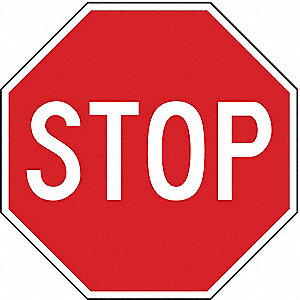
#> input picture matchingOcclusion/data/stopSignSample.jpg, 300 x 300 px
$ jupyter execute epipolar.ipynb   (Python 2 division)
#> lines starting #> are read from the running program, lines starting #| are printed output that depends on the picture; long printed decimals are rounded
[cell 1]
import numpy as np
import cv2 as cv
from matplotlib import pyplot as plt

MIN_MATCH_COUNT = 8

[cell 2]
img1 = cv.imread('data/stopSignSample.jpg',cv.IMREAD_GRAYSCALE)          # queryImage
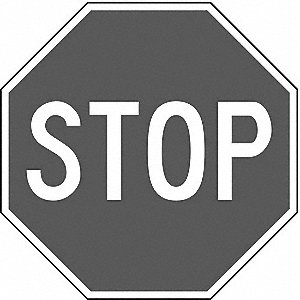
#> img1: shape (300, 300); min 0, max 255, mean 146.5
#img2 = cv.imread('data/stopSignSample2.jpg',cv.IMREAD_GRAYSCALE) # trainImage
img2 = cv.imread('data/sign2.ppm',cv.IMREAD_GRAYSCALE) # trainImage
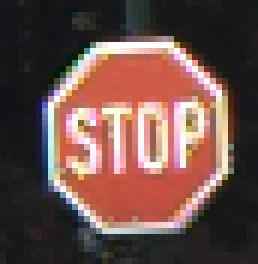
#> input picture matchingOcclusion/data/sign2.ppm, 43 x 44 px (shown 6 times larger)
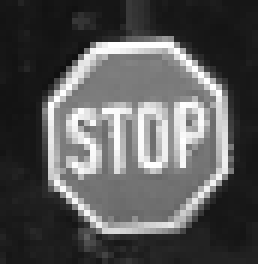
#> img2: shape (44, 43) (shown 6 times larger); min 16, max 255, mean 86.9

img1 = cv.GaussianBlur(img1,(9,9),7)
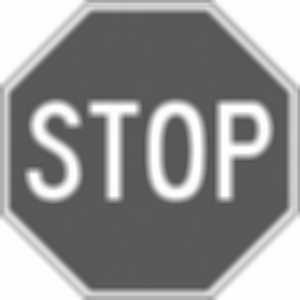
#> img1: shape (300, 300); min 80, max 255, mean 146.5
# img1 = cv.resize(img1,(100,100))
img2 = cv.resize(img2,(300,300))
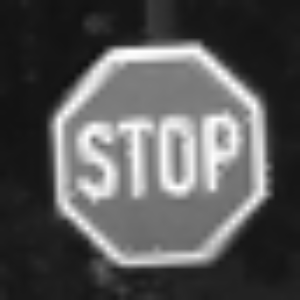
#> img2: shape (300, 300); min 17, max 255, mean 86.8


sift = cv.xfeatures2d.SIFT_create()
kp1, des1 = sift.detectAndCompute(img1,None)
#> kp1 = 45 keypoints; strongest (x, y, size): (244, 129, 15.4), (114, 190, 12.2), (225, 190, 11.7), (34, 179, 11.3)
kp2, des2 = sift.detectAndCompute(img2,None)
#> kp2 = 69 keypoints; strongest (x, y, size): (121, 56, 15.3), (194, 52, 16.3), (66, 207, 13.3), (99, 239, 11.9)

FLANN_INDEX_KDTREE = 0
index_params = dict(algorithm = FLANN_INDEX_KDTREE, trees = 5)
search_params = dict(checks = 50)

flann = cv.FlannBasedMatcher(index_params, search_params)

matches = flann.knnMatch(des1,des2,k=2)
#> matches = 45 matches

# store all the good matches as per Lowe's ratio test.
good = []
pts1 = []
pts2 = []


for m,n in matches:
    if m.distance < 0.7*n.distance:
        good.append(m)
        pts2.append(kp2[m.trainIdx].pt)
        pts1.append(kp1[m.queryIdx].pt)
#> this loop made 45 passes
#> after the loop, good = 11 matches; pts1 = [(55.2, 125.5), (96.81, 108), (100.2, 122.4), (113.7, 189.5), (113.7, 189.5), (113.8, 112.2), (175.9, 170.9), (175.9, 170.9), (175.9, 130.5), (224.9, 189.8), (227.2, 110.8)]; pts2 = [(95.38, 141.2), (123.6, 126), (128.6, 133), (137.8, 187.4), (137.8, 187.4), (134.7, 127.7), (177.9, 172.9), (177.9, 172.9), (176.9, 142.2), (212, 184.3), (211.3, 122.7)]

plt.imshow(img1)

[cell 3]
if len(good)>MIN_MATCH_COUNT:
    print "Matches Found - %d" % (len(good))
#| Matches Found - 11
    src_pts = np.float32([ kp1[m.queryIdx].pt for m in good ]).reshape(-1,1,2)
#> src_pts = [[55.2, 125.5], [96.81, 108], [100.2, 122.4], [113.7, 189.5], [113.7, 189.5], [113.8, 112.2], [175.9, 170.9], [175.9, 170.9], [175.9, 130.5], [224.9, 189.8], [227.2, 110.8]]
    dst_pts = np.float32([ kp2[m.trainIdx].pt for m in good ]).reshape(-1,1,2)
#> dst_pts = [[95.38, 141.2], [123.6, 126], [128.6, 133], [137.8, 187.4], [137.8, 187.4], [134.7, 127.7], [177.9, 172.9], [177.9, 172.9], [176.9, 142.2], [212, 184.3], [211.3, 122.7]]

    pts1 = np.int32(pts1)
#> pts1 = [[55, 125], [96, 107], [100, 122], [113, 189], [113, 189], [113, 112], [175, 170], [175, 170], [175, 130], [224, 189], [227, 110]]
    pts2 = np.int32(pts2)
#> pts2 = [[95, 141], [123, 126], [128, 133], [137, 187], [137, 187], [134, 127], [177, 172], [177, 172], [176, 142], [212, 184], [211, 122]]
    M, mask = cv.findFundamentalMat(pts1,pts2,cv.FM_LMEDS)
#> M = [[8.82e-06, -0.000324, 0.0354], [0.000283, 8.2e-05, -0.0433], [-0.037, 0.0307, 1]]; mask = [0, 1, 0, 1, 1, 1, 1, 1, 1, 1, 1]

    print(M)
#| [[ 8.82241911e-06 -3.24327935e-04  3.53859849e-02]
#|  [ 2.83173216e-04  8.19502562e-05 -4.32841828e-02]
#|  [-3.70261293e-02  3.07479211e-02  1.00000000e+00]]

else:
    print "Not enough matches are found - %d/%d" % (len(good),MIN_MATCH_COUNT)
    matchesMask = None

[cell 4]
# [6 lines of commented-out code are left out]

points = []
points.append(np.asarray([150,250,1]))
points.append(np.asarray([200,250,1]))
points.append(np.asarray([200,200,1]))
points.append(np.asarray([150,200,1]))
plt.figure(0)
plt.imshow(img1)
for point in points:
    print(point)
    plt.plot(point[0],point[1], 'o', color="white");
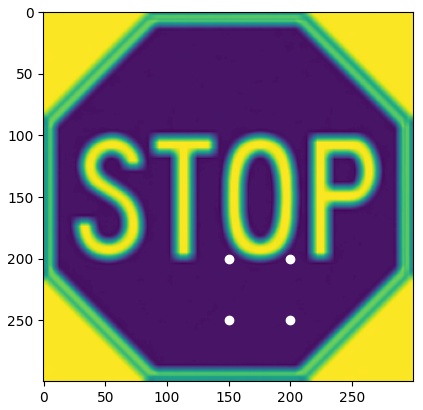
#> figure drawn by matplotlib, 1 panel

[cell 5]
print(points)
transposedPoints = []

for point in points:

    transposedPoints.append(np.dot(M,point))
#> after the loop, transposedPoints = [[-0.0444, 0.0197, 3.13], [-0.0439, 0.0338, 1.28], [-0.0277, 0.0297, -0.256], [-0.0282, 0.0156, 1.6]]

print(transposedPoints)
#| [array([-0.04437,  0.01968,  3.133]), array([-0.04393,  0.03384,  1.282]), array([-0.02772,  0.02974, -0.2556]), array([-0.02816,  0.01558,  1.596])]

[cell 6]
plt.figure(1)
plt.imshow(img2)
for point in transposedPoints:
    print(point)
    plt.plot(point[0],point[1], 'o', color="white");
#> this loop made 4 passes
#| [-0.04437  0.01968  3.133]
#| [-0.04393  0.03384  1.282]
#| [-0.02772  0.02974 -0.2556]
#| [-0.02816  0.01558  1.596]
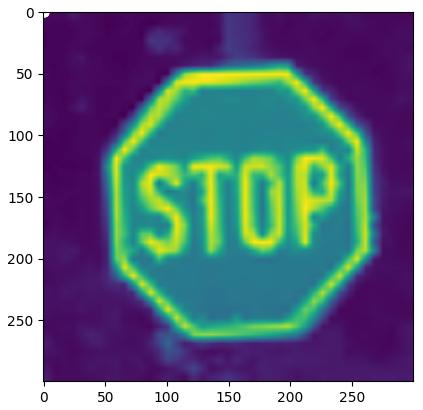
#> figure drawn by matplotlib, 1 panel
